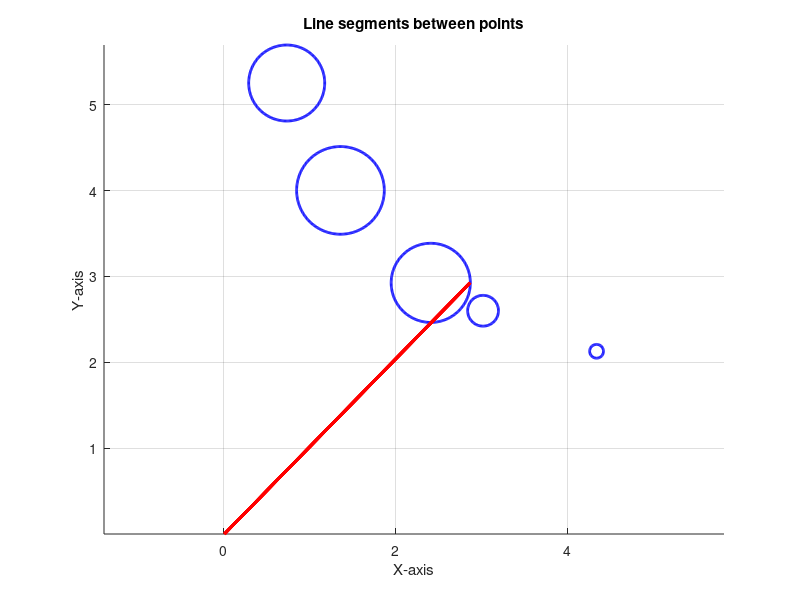

This figure's MATLAB source:
% Load the data file (change 'data.txt' to your actual filename)
data = load('outputs/test.txt');

% Extract columns
x1 = data(:,1);
y1 = data(:,2);
x2 = data(:,3);
y2 = data(:,4);



% Plot segments
hold on; % Keep all segments on the same figure
for i = 1:length(x1)
    plot([x1(i), x2(i)], [y1(i), y2(i)], '-b', 'LineWidth', 2); % Blue lines
end
for(i =1: length(x1)/100)
    plot([x1(i), y2(i)-y1(i)], [y1(1), x1(i)-x2(i)], '-r', 'LineWidth', 2)
end
%Point normale(AB.P2.y - AB.P1.y, AB.P1.x - AB.P2.x);
hold off;

% Formatting
xlabel("X-axis");
ylabel("Y-axis");
title("Line segments between points");
grid on;
axis equal; % Ensure correct aspect ratio
